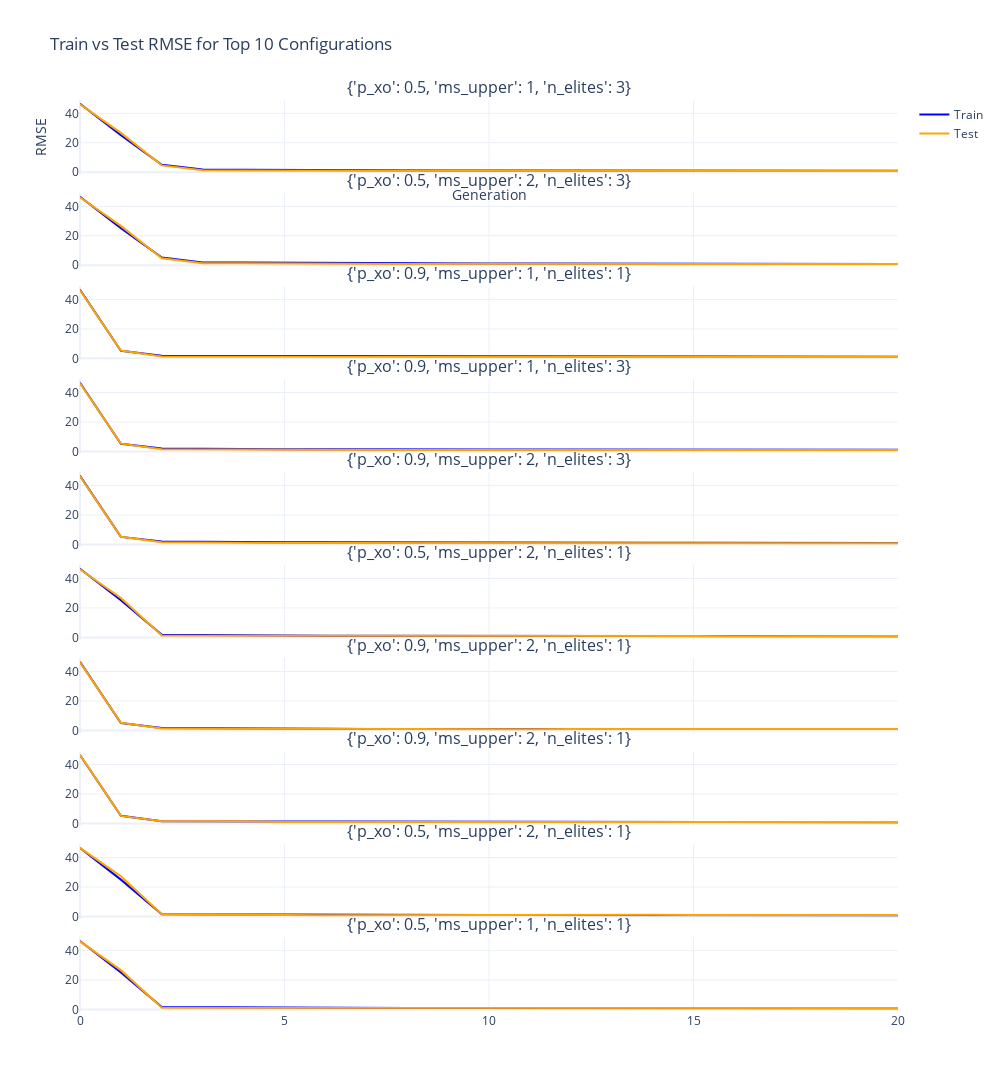

The code cell stored with this chart in its notebook:
### Code cell
# Some subplots

# Flatten results, keep original config index within each fold
flat_results = []
for fold_id, fold in enumerate(results):
    for config_idx, res in enumerate(fold):
        flat_results.append((fold_id, config_idx, res))

# Sort by test RMSE 
flat_results.sort(key=lambda x: x[2]['rmse_test'])

# Take top N
N = 10
flat_results = flat_results[:N]

GENS_PER_RUN = fixed_params['n_iter'] + 1

fig = make_subplots(
    rows=N, cols=1, shared_xaxes=True,
    subplot_titles=[str(res['dynamic_params']) for _, _, res in flat_results],
    vertical_spacing=0.02
)

for idx, (fold_id, config_idx, result) in enumerate(flat_results):
    LOG_PATH = f'{LOG_DIR}gsgp_{DATASET_NAME}_{fold_id}.csv'
    if not os.path.exists(LOG_PATH):
        continue

    log_df = pd.read_csv(LOG_PATH, header=None)

    # Use original config_idx to slice the right chunk in the log
    start = config_idx * GENS_PER_RUN
    end = start + GENS_PER_RUN
    chunk = log_df.iloc[start:end]

    fig.add_trace(go.Scatter(
        y=chunk.iloc[:, 5],  # Train RMSE
        mode='lines', name='Train' if idx == 0 else None,
        showlegend=(idx == 0),
        line=dict(color=train_color)
    ), row=idx + 1, col=1)

    fig.add_trace(go.Scatter(
        y=chunk.iloc[:, 8],  # Test RMSE
        mode='lines', name='Test' if idx == 0 else None,
        showlegend=(idx == 0),
        line=dict(color=test_color)
    ), row=idx + 1, col=1)

fig.update_layout(
    height=300 * N,
    width=1000,
    title_text=f'Train vs Test RMSE for Top {N} Configurations',
    xaxis_title='Generation',
    yaxis_title='RMSE',
    template='plotly_white',
    showlegend=True
)

fig.show()

### Figure 1 — Plotly figure (JSON) as saved in the notebook; plotly's stock layout.template omitted (floating-point values rounded to 4 significant figures)
{"data": [{"line": {"color": "blue"}, "mode": "lines", "name": "Train", "showlegend": true, "type": "scatter", "xaxis": "x", "y": [46.55, 25.23, 5.079, 1.775, 1.736, 1.55, 1.276, 1.252, 1.251, 1.171, 1.145, 1.124, 1.114, 1.074, 1.052, 1.049, 1.009, 0.9849, 0.979, 0.9541, 0.954], "yaxis": "y"}, {"line": {"color": "orange"}, "mode": "lines", "name": "Test", "showlegend": true, "type": "scatter", "xaxis": "x", "y": [46.24, 26.74, 4.644, 1.386, 1.236, 1.035, 1.164, 1.065, 1.013, 0.9385, 0.938, 0.8839, 0.8618, 0.8752, 0.8535, 0.8236, 0.8697, 0.8956, 0.8311, 0.7822, 0.7823], "yaxis": "y"}, {"line": {"color": "blue"}, "mode": "lines", "showlegend": false, "type": "scatter", "xaxis": "x2", "y": [46.55, 25.23, 5.141, 1.735, 1.729, 1.551, 1.35, 1.269, 1.191, 1.165, 1.072, 1.048, 1.025, 1.01, 0.9922, 0.9817, 0.9458, 0.9183, 0.8911, 0.8762, 0.8728], "yaxis": "y2"}, {"line": {"color": "orange"}, "mode": "lines", "showlegend": false, "type": "scatter", "xaxis": "x2", "y": [46.24, 26.74, 4.707, 1.245, 1.255, 1.042, 1.078, 0.9688, 0.7981, 0.9205, 0.8226, 0.7472, 0.9695, 0.8958, 0.8534, 0.8459, 0.8709, 0.8865, 0.8862, 0.8836, 0.8445], "yaxis": "y2"}, {"line": {"color": "blue"}, "mode": "lines", "showlegend": false, "type": "scatter", "xaxis": "x3", "y": [46.55, 5.138, 1.734, 1.719, 1.659, 1.492, 1.307, 1.307, 1.307, 1.21, 1.21, 1.21, 1.207, 1.177, 1.163, 1.163, 1.159, 1.11, 1.11, 1.11, 1.034], "yaxis": "y3"}, {"line": {"color": "orange"}, "mode": "lines", "showlegend": false, "type": "scatter", "xaxis": "x3", "y": [46.24, 5.288, 1.323, 1.266, 1.174, 1.158, 0.9202, 0.9202, 0.92, 0.9063, 0.9063, 0.9063, 0.9004, 1.012, 0.8785, 0.8785, 0.8748, 0.8443, 0.8443, 0.8443, 0.8846], "yaxis": "y3"}, {"line": {"color": "blue"}, "mode": "lines", "showlegend": false, "type": "scatter", "xaxis": "x4", "y": [46.55, 5.138, 1.978, 1.709, 1.619, 1.462, 1.457, 1.291, 1.291, 1.291, 1.291, 1.282, 1.262, 1.262, 1.257, 1.233, 1.168, 1.168, 1.166, 1.158, 1.142], "yaxis": "y4"}, {"line": {"color": "orange"}, "mode": "lines", "showlegend": false, "type": "scatter", "xaxis": "x4", "y": [46.24, 5.288, 1.406, 1.242, 1.272, 1.007, 1.15, 0.9176, 0.9176, 0.9176, 0.9176, 0.928, 0.9194, 0.9194, 0.9645, 0.9426, 0.8998, 0.8998, 0.899, 0.9003, 0.8924], "yaxis": "y4"}, {"line": {"color": "blue"}, "mode": "lines", "showlegend": false, "type": "scatter", "xaxis": "x5", "y": [46.55, 5.138, 2.056, 1.712, 1.601, 1.468, 1.45, 1.363, 1.274, 1.234, 1.234, 1.234, 1.222, 1.207, 1.204, 1.178, 1.15, 1.119, 1.107, 1.076, 1.076], "yaxis": "y5"}, {"line": {"color": "orange"}, "mode": "lines", "showlegend": false, "type": "scatter", "xaxis": "x5", "y": [46.24, 5.288, 1.484, 1.527, 1.242, 1.004, 0.9929, 1.023, 1.054, 0.9952, 0.9952, 0.9952, 0.9886, 0.9638, 0.9862, 0.9373, 0.9184, 0.9849, 0.9466, 0.9298, 0.9298], "yaxis": "y5"}, {"line": {"color": "blue"}, "mode": "lines", "showlegend": false, "type": "scatter", "xaxis": "x6", "y": [46.55, 25.23, 1.729, 1.714, 1.572, 1.242, 1.089, 1.089, 1.02, 1.007, 0.992, 0.9811, 0.9746, 0.9523, 0.9309, 0.923, 0.8809, 0.8809, 0.8783, 0.8654, 0.8346], "yaxis": "y6"}, {"line": {"color": "orange"}, "mode": "lines", "showlegend": false, "type": "scatter", "xaxis": "x6", "y": [46.24, 26.74, 1.239, 1.25, 1.007, 1.037, 0.9521, 0.9521, 1.009, 1.01, 0.9677, 1.051, 0.9043, 1.01, 0.9838, 0.9183, 0.8539, 0.8539, 0.8596, 0.9875, 0.9419], "yaxis": "y6"}, {"line": {"color": "blue"}, "mode": "lines", "showlegend": false, "type": "scatter", "xaxis": "x7", "y": [46.55, 5.138, 1.734, 1.72, 1.647, 1.237, 1.171, 1.083, 1.08, 1.058, 1.052, 1.048, 1.018, 1.018, 1.007, 1.007, 0.9964, 0.993, 0.9707, 0.9707, 0.9707], "yaxis": "y7"}, {"line": {"color": "orange"}, "mode": "lines", "showlegend": false, "type": "scatter", "xaxis": "x7", "y": [46.24, 5.288, 1.323, 1.238, 1.147, 1.16, 0.9209, 0.9242, 0.9257, 0.9036, 0.9367, 0.9128, 1.014, 1.014, 0.9102, 0.9102, 1.025, 0.9595, 0.9459, 0.9459, 0.9459], "yaxis": "y7"}, {"line": {"color": "blue"}, "mode": "lines", "showlegend": false, "type": "scatter", "xaxis": "x8", "y": [46.42, 5.216, 1.606, 1.568, 1.493, 1.304, 1.153, 1.075, 1.044, 1.026, 1.018, 1.008, 0.9919, 0.9919, 0.9818, 0.9792, 0.9696, 0.9215, 0.9215, 0.9214, 0.9147], "yaxis": "y8"}, {"line": {"color": "orange"}, "mode": "lines", "showlegend": false, "type": "scatter", "xaxis": "x8", "y": [46.5, 5.137, 1.604, 1.58, 1.5, 0.9931, 0.954, 0.869, 1.053, 1.135, 1.107, 1.008, 1.007, 1.007, 0.9871, 1.051, 1.079, 1.015, 1.015, 0.9856, 0.9867], "yaxis": "y8"}, {"line": {"color": "blue"}, "mode": "lines", "showlegend": false, "type": "scatter", "xaxis": "x9", "y": [46.42, 24.98, 1.577, 1.57, 1.387, 1.229, 1.121, 1.084, 1.044, 1.02, 1.014, 0.9714, 0.9432, 0.9315, 0.9022, 0.8946, 0.8736, 0.8736, 0.8603, 0.8555, 0.8354], "yaxis": "y9"}, {"line": {"color": "orange"}, "mode": "lines", "showlegend": false, "type": "scatter", "xaxis": "x9", "y": [46.5, 27.27, 1.583, 1.571, 1.44, 1.067, 0.8772, 0.9563, 0.875, 0.9922, 0.9749, 1.034, 1.116, 1.062, 1.086, 1.028, 1.006, 1.006, 1.083, 1.109, 1.013], "yaxis": "y9"}, {"line": {"color": "blue"}, "mode": "lines", "showlegend": false, "type": "scatter", "xaxis": "x10", "y": [46.55, 25.23, 1.729, 1.713, 1.565, 1.266, 1.168, 1.133, 1.096, 1.044, 1.034, 1.005, 0.9901, 0.9901, 0.9452, 0.9452, 0.9452, 0.9305, 0.9163, 0.9008, 0.8969], "yaxis": "y10"}, {"line": {"color": "orange"}, "mode": "lines", "showlegend": false, "type": "scatter", "xaxis": "x10", "y": [46.24, 26.74, 1.239, 1.252, 1.006, 1.048, 0.8931, 0.9366, 0.9682, 0.93, 0.9767, 0.8649, 0.8918, 0.8855, 0.9215, 0.9215, 0.9215, 1.002, 0.9509, 0.9756, 1.014], "yaxis": "y10"}], "layout": {"annotations": [{"font": {"size": 16}, "showarrow": false, "text": "{'p_xo': 0.5, 'ms_upper': 1, 'n_elites': 3}", "x": 0.5, "xanchor": "center", "xref": "paper", "y": 1.0, "yanchor": "bottom", "yref": "paper"}, {"font": {"size": 16}, "showarrow": false, "text": "{'p_xo': 0.5, 'ms_upper': 2, 'n_elites': 3}", "x": 0.5, "xanchor": "center", "xref": "paper", "y": 0.898, "yanchor": "bottom", "yref": "paper"}, {"font": {"size": 16}, "showarrow": false, "text": "{'p_xo': 0.9, 'ms_upper': 1, 'n_elites': 1}", "x": 0.5, "xanchor": "center", "xref": "paper", "y": 0.796, "yanchor": "bottom", "yref": "paper"}, {"font": {"size": 16}, "showarrow": false, "text": "{'p_xo': 0.9, 'ms_upper': 1, 'n_elites': 3}", "x": 0.5, "xanchor": "center", "xref": "paper", "y": 0.694, "yanchor": "bottom", "yref": "paper"}, {"font": {"size": 16}, "showarrow": false, "text": "{'p_xo': 0.9, 'ms_upper': 2, 'n_elites': 3}", "x": 0.5, "xanchor": "center", "xref": "paper", "y": 0.592, "yanchor": "bottom", "yref": "paper"}, {"font": {"size": 16}, "showarrow": false, "text": "{'p_xo': 0.5, 'ms_upper': 2, 'n_elites': 1}", "x": 0.5, "xanchor": "center", "xref": "paper", "y": 0.49, "yanchor": "bottom", "yref": "paper"}, {"font": {"size": 16}, "showarrow": false, "text": "{'p_xo': 0.9, 'ms_upper': 2, 'n_elites': 1}", "x": 0.5, "xanchor": "center", "xref": "paper", "y": 0.388, "yanchor": "bottom", "yref": "paper"}, {"font": {"size": 16}, "showarrow": false, "text": "{'p_xo': 0.9, 'ms_upper': 2, 'n_elites': 1}", "x": 0.5, "xanchor": "center", "xref": "paper", "y": 0.286, "yanchor": "bottom", "yref": "paper"}, {"font": {"size": 16}, "showarrow": false, "text": "{'p_xo': 0.5, 'ms_upper': 2, 'n_elites': 1}", "x": 0.5, "xanchor": "center", "xref": "paper", "y": 0.184, "yanchor": "bottom", "yref": "paper"}, {"font": {"size": 16}, "showarrow": false, "text": "{'p_xo': 0.5, 'ms_upper': 1, 'n_elites': 1}", "x": 0.5, "xanchor": "center", "xref": "paper", "y": 0.082, "yanchor": "bottom", "yref": "paper"}], "height": 3000, "showlegend": true, "title": {"text": "Train vs Test RMSE for Top 10 Configurations"}, "width": 1000, "xaxis": {"anchor": "y", "autorange": true, "domain": [0, 1], "matches": "x10", "range": [0, 20], "showticklabels": false, "title": {"text": "Generation"}}, "xaxis10": {"anchor": "y10", "autorange": true, "domain": [0, 1], "range": [0, 20]}, "xaxis2": {"anchor": "y2", "autorange": true, "domain": [0, 1], "matches": "x10", "range": [0, 20], "showticklabels": false}, "xaxis3": {"anchor": "y3", "autorange": true, "domain": [0, 1], "matches": "x10", "range": [0, 20], "showticklabels": false}, "xaxis4": {"anchor": "y4", "autorange": true, "domain": [0, 1], "matches": "x10", "range": [0, 20], "showticklabels": false}, "xaxis5": {"anchor": "y5", "autorange": true, "domain": [0, 1], "matches": "x10", "range": [0, 20], "showticklabels": false}, "xaxis6": {"anchor": "y6", "autorange": true, "domain": [0, 1], "matches": "x10", "range": [0, 20], "showticklabels": false}, "xaxis7": {"anchor": "y7", "autorange": true, "domain": [0, 1], "matches": "x10", "range": [0, 20], "showticklabels": false}, "xaxis8": {"anchor": "y8", "autorange": true, "domain": [0, 1], "matches": "x10", "range": [0, 20], "showticklabels": false}, "xaxis9": {"anchor": "y9", "autorange": true, "domain": [0, 1], "matches": "x10", "range": [0, 20], "showticklabels": false}, "yaxis": {"anchor": "x", "autorange": true, "domain": [0.918, 1.0], "range": [-1.761, 49.1], "title": {"text": "RMSE"}, "type": "linear"}, "yaxis10": {"anchor": "x10", "autorange": true, "domain": [0, 0.082], "range": [-1.673, 49.09], "type": "linear"}, "yaxis2": {"anchor": "x2", "autorange": true, "domain": [0.816, 0.898], "range": [-1.798, 49.1], "type": "linear"}, "yaxis3": {"anchor": "x3", "autorange": true, "domain": [0.714, 0.796], "range": [-1.695, 49.09], "type": "linear"}, "yaxis4": {"anchor": "x4", "autorange": true, "domain": [0.612, 0.694], "range": [-1.644, 49.09], "type": "linear"}, "yaxis5": {"anchor": "x5", "autorange": true, "domain": [0.51, 0.592], "range": [-1.617, 49.09], "type": "linear"}, "yaxis6": {"anchor": "x6", "autorange": true, "domain": [0.408, 0.49], "range": [-1.705, 49.09], "type": "linear"}, "yaxis7": {"anchor": "x7", "autorange": true, "domain": [0.306, 0.388], "range": [-1.632, 49.09], "type": "linear"}, "yaxis8": {"anchor": "x8", "autorange": true, "domain": [0.204, 0.286], "range": [-1.666, 49.04], "type": "linear"}, "yaxis9": {"anchor": "x9", "autorange": true, "domain": [0.102, 0.184], "range": [-1.702, 49.04], "type": "linear"}}}
